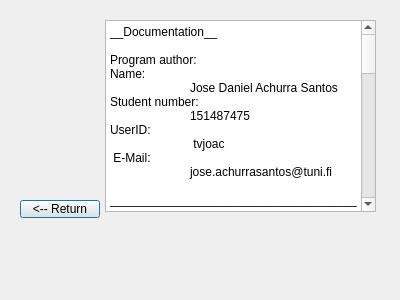
<?xml version="1.0" encoding="UTF-8"?>
<ui version="4.0">
 <class>DocumentationDialog</class>
 <widget class="QDialog" name="DocumentationDialog">
  <property name="geometry">
   <rect>
    <x>0</x>
    <y>0</y>
    <width>400</width>
    <height>300</height>
   </rect>
  </property>
  <property name="windowTitle">
   <string>Dialog</string>
  </property>
  <widget class="QPushButton" name="pushButton">
   <property name="geometry">
    <rect>
     <x>20</x>
     <y>200</y>
     <width>80</width>
     <height>18</height>
    </rect>
   </property>
   <property name="text">
    <string>&lt;-- Return</string>
   </property>
  </widget>
  <widget class="QTextBrowser" name="textBrowser">
   <property name="geometry">
    <rect>
     <x>105</x>
     <y>20</y>
     <width>271</width>
     <height>192</height>
    </rect>
   </property>
   <property name="html">
    <string>&lt;!DOCTYPE HTML PUBLIC &quot;-//W3C//DTD HTML 4.0//EN&quot; &quot;http://www.w3.org/TR/REC-html40/strict.dtd&quot;&gt;
&lt;html&gt;&lt;head&gt;&lt;meta name=&quot;qrichtext&quot; content=&quot;1&quot; /&gt;&lt;meta charset=&quot;utf-8&quot; /&gt;&lt;style type=&quot;text/css&quot;&gt;
p, li { white-space: pre-wrap; }
hr { height: 1px; border-width: 0; }
li.unchecked::marker { content: &quot;\2610&quot;; }
li.checked::marker { content: &quot;\2612&quot;; }
&lt;/style&gt;&lt;/head&gt;&lt;body style=&quot; font-family:'Segoe UI'; font-size:9pt; font-weight:400; font-style:normal;&quot;&gt;
&lt;p style=&quot; margin-top:0px; margin-bottom:0px; margin-left:0px; margin-right:0px; -qt-block-indent:0; text-indent:0px;&quot;&gt;__Documentation__&lt;/p&gt;
&lt;p style=&quot;-qt-paragraph-type:empty; margin-top:0px; margin-bottom:0px; margin-left:0px; margin-right:0px; -qt-block-indent:0; text-indent:0px;&quot;&gt;&lt;br /&gt;&lt;/p&gt;
&lt;p style=&quot; margin-top:0px; margin-bottom:0px; margin-left:0px; margin-right:0px; -qt-block-indent:0; text-indent:0px;&quot;&gt;Program author: &lt;/p&gt;
&lt;p style=&quot; margin-top:0px; margin-bottom:0px; margin-left:0px; margin-right:0px; -qt-block-indent:0; text-indent:0px;&quot;&gt;Name:&lt;/p&gt;
&lt;p style=&quot; margin-top:0px; margin-bottom:0px; margin-left:0px; margin-right:0px; -qt-block-indent:0; text-indent:0px;&quot;&gt; 	Jose Daniel Achurra Santos&lt;/p&gt;
&lt;p style=&quot; margin-top:0px; margin-bottom:0px; margin-left:0px; margin-right:0px; -qt-block-indent:0; text-indent:0px;&quot;&gt;Student number: &lt;/p&gt;
&lt;p style=&quot; margin-top:0px; margin-bottom:0px; margin-left:0px; margin-right:0px; -qt-block-indent:0; text-indent:0px;&quot;&gt; 	151487475&lt;/p&gt;
&lt;p style=&quot; margin-top:0px; margin-bottom:0px; margin-left:0px; margin-right:0px; -qt-block-indent:0; text-indent:0px;&quot;&gt;UserID: &lt;/p&gt;
&lt;p style=&quot; margin-top:0px; margin-bottom:0px; margin-left:0px; margin-right:0px; -qt-block-indent:0; text-indent:0px;&quot;&gt;	 tvjoac&lt;/p&gt;
&lt;p style=&quot; margin-top:0px; margin-bottom:0px; margin-left:0px; margin-right:0px; -qt-block-indent:0; text-indent:0px;&quot;&gt; E-Mail: &lt;/p&gt;
&lt;p style=&quot; margin-top:0px; margin-bottom:0px; margin-left:0px; margin-right:0px; -qt-block-indent:0; text-indent:0px;&quot;&gt;	jose.achurrasantos@tuni.fi&lt;/p&gt;
&lt;p style=&quot; margin-top:0px; margin-bottom:0px; margin-left:0px; margin-right:0px; -qt-block-indent:0; text-indent:0px;&quot;&gt;    &lt;/p&gt;
&lt;p style=&quot; margin-top:0px; margin-bottom:0px; margin-left:0px; margin-right:0px; -qt-block-indent:0; text-indent:0px;&quot;&gt;_________________________________________________________________________________________&lt;/p&gt;
&lt;p style=&quot;-qt-paragraph-type:empty; margin-top:0px; margin-bottom:0px; margin-left:0px; margin-right:0px; -qt-block-indent:0; text-indent:0px;&quot;&gt;&lt;br /&gt;&lt;/p&gt;
&lt;p style=&quot; margin-top:0px; margin-bottom:0px; margin-left:0px; margin-right:0px; -qt-block-indent:0; text-indent:0px;&quot;&gt;DONE list:&lt;/p&gt;
&lt;p style=&quot;-qt-paragraph-type:empty; margin-top:0px; margin-bottom:0px; margin-left:0px; margin-right:0px; -qt-block-indent:0; text-indent:0px;&quot;&gt;&lt;br /&gt;&lt;/p&gt;
&lt;p style=&quot; margin-top:0px; margin-bottom:0px; margin-left:0px; margin-right:0px; -qt-block-indent:0; text-indent:0px;&quot;&gt;(EF) = Extra feature&lt;/p&gt;
&lt;p style=&quot; margin-top:0px; margin-bottom:0px; margin-left:0px; margin-right:0px; -qt-block-indent:0; text-indent:0px;&quot;&gt;(!!) = mandatory&lt;/p&gt;
&lt;p style=&quot; margin-top:0px; margin-bottom:0px; margin-left:0px; margin-right:0px; -qt-block-indent:0; text-indent:0px;&quot;&gt;(*) = Notes&lt;/p&gt;
&lt;p style=&quot; margin-top:0px; margin-bottom:0px; margin-left:0px; margin-right:0px; -qt-block-indent:0; text-indent:0px;&quot;&gt;(NI) = not implemented :(&lt;/p&gt;
&lt;p style=&quot;-qt-paragraph-type:empty; margin-top:0px; margin-bottom:0px; margin-left:0px; margin-right:0px; -qt-block-indent:0; text-indent:0px;&quot;&gt;&lt;br /&gt;&lt;/p&gt;
&lt;p style=&quot; margin-top:0px; margin-bottom:0px; margin-left:0px; margin-right:0px; -qt-block-indent:0; text-indent:0px;&quot;&gt;_________________________________________________________________________________________&lt;/p&gt;
&lt;p style=&quot;-qt-paragraph-type:empty; margin-top:0px; margin-bottom:0px; margin-left:0px; margin-right:0px; -qt-block-indent:0; text-indent:0px;&quot;&gt;&lt;br /&gt;&lt;/p&gt;
&lt;p style=&quot; margin-top:0px; margin-bottom:0px; margin-left:0px; margin-right:0px; -qt-block-indent:0; text-indent:0px;&quot;&gt;(NI-!!) Something to reset the game&lt;/p&gt;
&lt;p style=&quot; margin-top:0px; margin-bottom:0px; margin-left:0px; margin-right:0px; -qt-block-indent:0; text-indent:0px;&quot;&gt;(!!) At the end the program displays the time used&lt;/p&gt;
&lt;p style=&quot; margin-top:0px; margin-bottom:0px; margin-left:0px; margin-right:0px; -qt-block-indent:0; text-indent:0px;&quot;&gt;(!!) Change the size of the gameboard&lt;/p&gt;
&lt;p style=&quot; margin-top:0px; margin-bottom:0px; margin-left:0px; margin-right:0px; -qt-block-indent:0; text-indent:0px;&quot;&gt;        You can change it in (settingsdialog)&lt;/p&gt;
&lt;p style=&quot;-qt-paragraph-type:empty; margin-top:0px; margin-bottom:0px; margin-left:0px; margin-right:0px; -qt-block-indent:0; text-indent:0px;&quot;&gt;&lt;br /&gt;&lt;/p&gt;
&lt;p style=&quot; margin-top:0px; margin-bottom:0px; margin-left:0px; margin-right:0px; -qt-block-indent:0; text-indent:0px;&quot;&gt;(EF) an erroneus addition is shown in a graphical way&lt;/p&gt;
&lt;p style=&quot; margin-top:0px; margin-bottom:0px; margin-left:0px; margin-right:0px; -qt-block-indent:0; text-indent:0px;&quot;&gt;        The errouneurs button turns red for 1 second&lt;/p&gt;
&lt;p style=&quot; margin-top:0px; margin-bottom:0px; margin-left:0px; margin-right:0px; -qt-block-indent:0; text-indent:0px;&quot;&gt;(EF) Change the size of the gameboard in-game&lt;/p&gt;
&lt;p style=&quot; margin-top:0px; margin-bottom:0px; margin-left:0px; margin-right:0px; -qt-block-indent:0; text-indent:0px;&quot;&gt;        You can change it in (settingsdialog)&lt;/p&gt;
&lt;p style=&quot; margin-top:0px; margin-bottom:0px; margin-left:0px; margin-right:0px; -qt-block-indent:0; text-indent:0px;&quot;&gt;(EF) When the game is over, the backgound changes color&lt;/p&gt;
&lt;p style=&quot; margin-top:0px; margin-bottom:0px; margin-left:0px; margin-right:0px; -qt-block-indent:0; text-indent:0px;&quot;&gt;        When you win, the background turns green&lt;/p&gt;
&lt;p style=&quot;-qt-paragraph-type:empty; margin-top:0px; margin-bottom:0px; margin-left:0px; margin-right:0px; -qt-block-indent:0; text-indent:0px;&quot;&gt;&lt;br /&gt;&lt;/p&gt;
&lt;p style=&quot; margin-top:0px; margin-bottom:0px; margin-left:0px; margin-right:0px; -qt-block-indent:0; text-indent:0px;&quot;&gt;(EF) Help button in separate window&lt;/p&gt;
&lt;p style=&quot; margin-top:0px; margin-bottom:0px; margin-left:0px; margin-right:0px; -qt-block-indent:0; text-indent:0px;&quot;&gt;    Can be acceced in the main window.&lt;/p&gt;
&lt;p style=&quot; margin-top:0px; margin-bottom:0px; margin-left:0px; margin-right:0px; -qt-block-indent:0; text-indent:0px;&quot;&gt;    (on code appears as instructionsdialog)&lt;/p&gt;
&lt;p style=&quot;-qt-paragraph-type:empty; margin-top:0px; margin-bottom:0px; margin-left:0px; margin-right:0px; -qt-block-indent:0; text-indent:0px;&quot;&gt;&lt;br /&gt;&lt;/p&gt;
&lt;p style=&quot; margin-top:0px; margin-bottom:0px; margin-left:0px; margin-right:0px; -qt-block-indent:0; text-indent:0px;&quot;&gt;(*) Most of the program is implemented by using connect() and not graphical slots&lt;/p&gt;
&lt;p style=&quot; margin-top:0px; margin-bottom:0px; margin-left:0px; margin-right:0px; -qt-block-indent:0; text-indent:0px;&quot;&gt;(*) NUMBER_OF_SYMBOLS and SIZE cannot be constants anymore, because the user can change it in-game,&lt;/p&gt;
&lt;p style=&quot; margin-top:0px; margin-bottom:0px; margin-left:0px; margin-right:0px; -qt-block-indent:0; text-indent:0px;&quot;&gt;    they should be variables.&lt;/p&gt;
&lt;p style=&quot;-qt-paragraph-type:empty; margin-top:0px; margin-bottom:0px; margin-left:0px; margin-right:0px; -qt-block-indent:0; text-indent:0px;&quot;&gt;&lt;br /&gt;&lt;/p&gt;&lt;/body&gt;&lt;/html&gt;</string>
   </property>
  </widget>
 </widget>
 <resources/>
 <connections/>
</ui>
